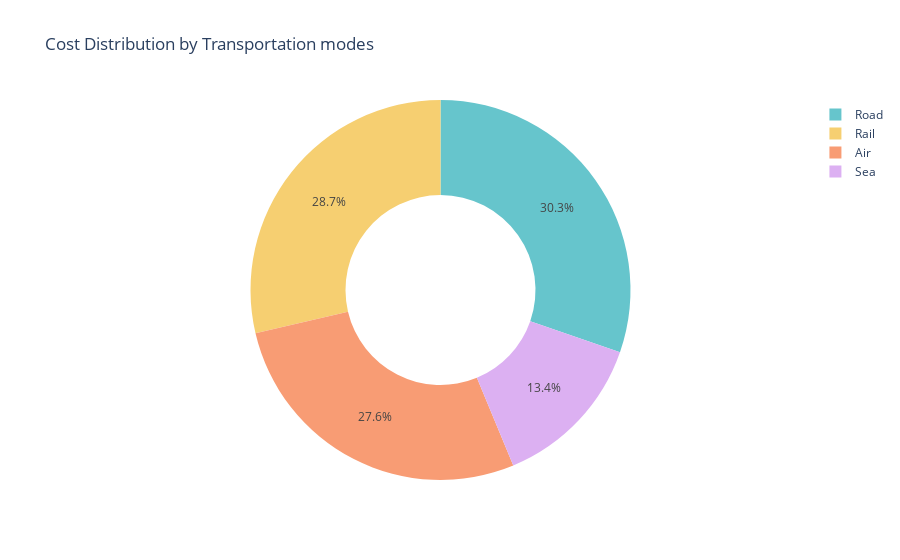

Notebook cell for this chart:
### Code cell
transportation_cost = px.pie(df , values = "Costs" , names = "Transportation modes" , 
                            title = "Cost Distribution by Transportation modes",
                            hole = 0.5,
                            color_discrete_sequence = px.colors.qualitative.Pastel)
transportation_cost.show()

### Figure 1 — Plotly figure (JSON) as saved in the notebook; plotly's stock layout.template omitted (floating-point values rounded to 4 significant figures)
{"data": [{"domain": {"x": [0, 1], "y": [0, 1]}, "hole": 0.5, "hovertemplate": "Transportation modes=%{label}<br>Costs=%{value}<extra></extra>", "labels": ["Road", "Road", "Air", "Rail", "Air", "Road", "Sea", "Road", "Sea", "Rail", "Road", "Air", "Road", "Road", "Air", "Sea", "Air", "Air", "Sea", "Road", "Air", "Air", "Rail", "Rail", "Air", "Road", "Rail", "Sea", "Air", "Road", "Road", "Rail", "Road", "Sea", "Road", "Sea", "Air", "Sea", "Air", "Air", "Road", "Sea", "Road", "Air", "Rail", "Rail", "Road", "Rail", "Rail", "Rail", "Rail", "Road", "Air", "Air", "Road", "Sea", "Air", "Rail", "Road", "Air", "Rail", "Air", "Sea", "Sea", "Air", "Rail", "Road", "Sea", "Rail", "Air", "Road", "Road", "Rail", "Road", "Rail", "Air", "Rail", "Road", "Sea", "Air", "Sea", "Rail", "Road", "Road", "Air", "Road", "Rail", "Sea", "Sea", "Rail", "Rail", "Rail", "Rail", "Air", "Rail", "Air", "Road", "Road", "Rail", "Rail"], "legendgroup": "", "name": "", "showlegend": true, "type": "pie", "values": [187.8, 503.1, 141.9, 254.8, 923.4, 235.5, 134.4, 802.1, 505.6, 995.9, 806.1, 126.7, 403.0, 547.2, 929.2, 127.9, 865.5, 670.9, 593.5, 477.3, 493.9, 523.4, 205.6, 196.3, 758.7, 458.5, 617.9, 762.5, 123.4, 764.9, 880.1, 609.4, 761.2, 371.3, 510.4, 553.4, 403.8, 183.9, 339.7, 653.7, 529.8, 275.5, 635.7, 716.0, 610.5, 495.3, 380.4, 581.6, 768.7, 336.9, 496.2, 695.0, 602.9, 750.7, 814.1, 323.0, 832.2, 482.2, 110.4, 312.6, 430.2, 164.4, 320.8, 687.3, 771.2, 555.9, 393.8, 169.3, 299.7, 207.7, 183.3, 405.2, 677.9, 866.5, 341.6, 873.1, 997.4, 852.6, 323.6, 351.5, 787.8, 276.8, 590.0, 683.0, 465.5, 842.7, 264.3, 879.4, 103.9, 517.5, 990.1, 996.8, 230.1, 823.5, 846.7, 778.9, 188.7, 540.1, 882.2, 210.7]}], "layout": {"legend": {"tracegroupgap": 0}, "piecolorway": ["rgb(102, 197, 204)", "rgb(246, 207, 113)", "rgb(248, 156, 116)", "rgb(220, 176, 242)", "rgb(135, 197, 95)", "rgb(158, 185, 243)", "rgb(254, 136, 177)", "rgb(201, 219, 116)", "rgb(139, 224, 164)", "rgb(180, 151, 231)", "rgb(179, 179, 179)"], "title": {"text": "Cost Distribution by Transportation modes"}}}
